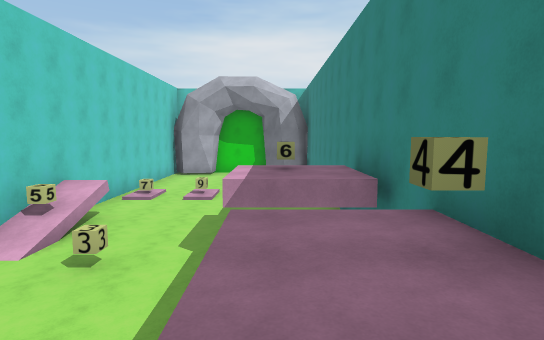
view 1 (above)

12 first-person views from a walk through a Unity game level. The camera is 1.5 m above the floor, tilts 6° down and sees 80° across. The floor is counted in squares, 2 m on a side. Each view is taken from the middle of a square. On the plan, view 1 faces up. The plan holds only what a view shows up to about 11 squares ahead; the rest is blank. The place goes on beyond the plan. Some animated figures are left out.

view 2
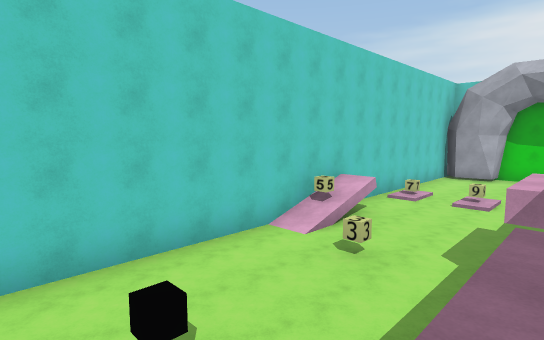

view 3
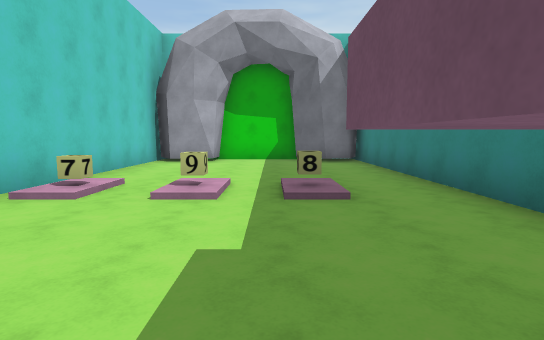

view 4
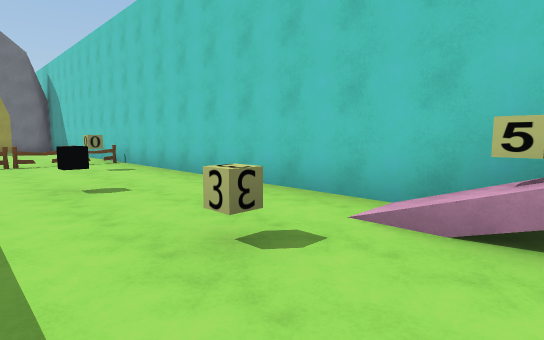

view 5
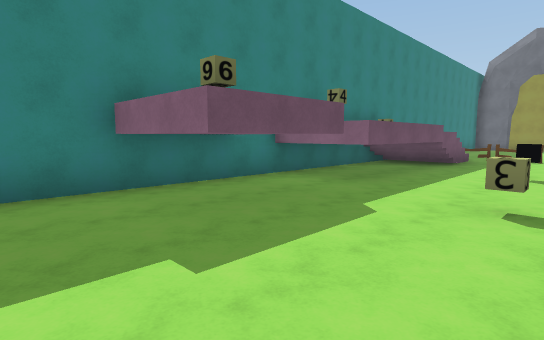

view 6
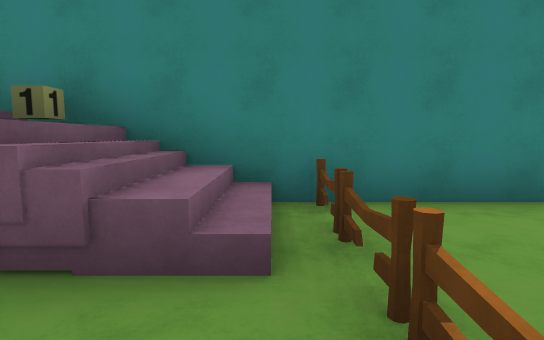

view 7
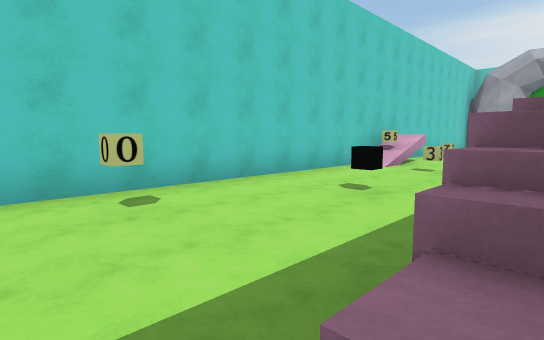

view 8
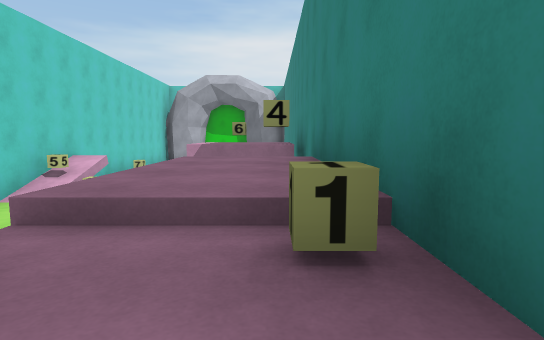

view 9
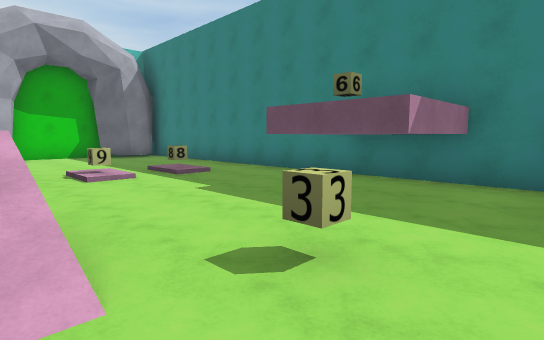

view 10
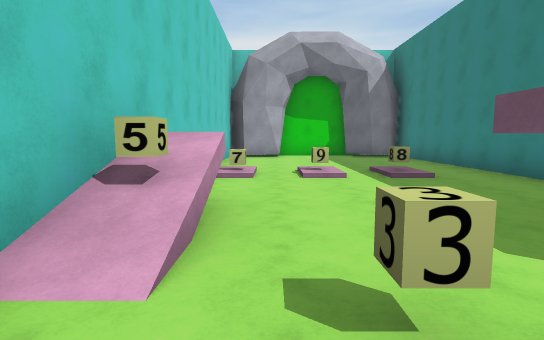

view 11
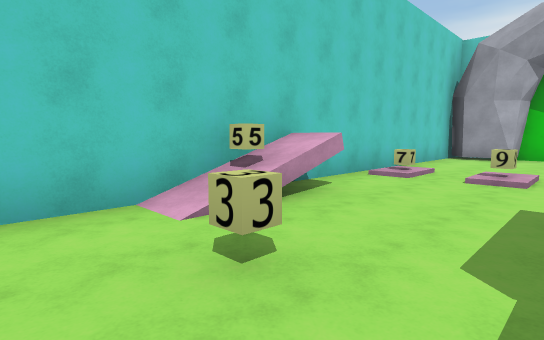

view 12
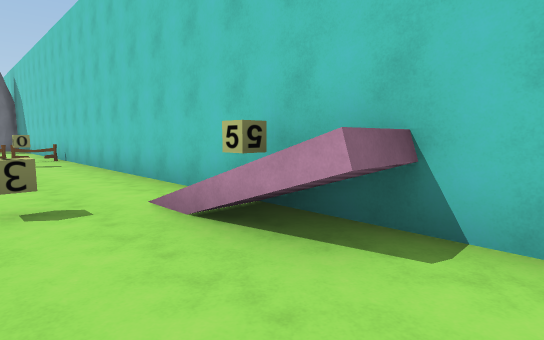

### Floor plan
Key: @ floor where view 1 was taken; # wall or solid block; . main floor; : floor 1 m higher than the main floor; + floor 2 m higher than the main floor; / step, stairs or slope; F fence; O other object.
Columns run from 5 left of view 1 to 2 right of it. Each row starts with its distance up from view 1.
 16   ####
 15 ###..###
 14 #......#
 13 #......#
 12 #......#
 11 #......#
 10 #/.///.#
  9 #O.OO..#
  8 #......#
  7 ##.....#
  6 #:...###
  5 #/...###
  4 #..O...#
  3 #....++#
  2 #....+O#
  1 #..O.++#
  0 #....@+#
 -1 #..../O#
 -2 #.O..//#
 -3 #....//#
 -4 #FFFFFF#
 -5 #... ..#
 -6 #      #

Where each view was taken, in squares from view 1:
view 1: 0 up, 0 right, facing up
view 2: 0 up, 0 right, facing up-left
view 3: 5 up, 1 left, facing up
view 4: 6 up, 1 left, facing down-left
view 5: 8 up, 3 left, facing down-right
view 6: 3 down, 2 left, facing right
view 7: 3 down, 0 right, facing up-left
view 8: 2 down, 1 right, facing up
view 9: 3 up, 4 left, facing up-right
view 10: 3 up, 3 left, facing up
view 11: 3 up, 1 left, facing up-left
view 12: 8 up, 2 left, facing down-left
